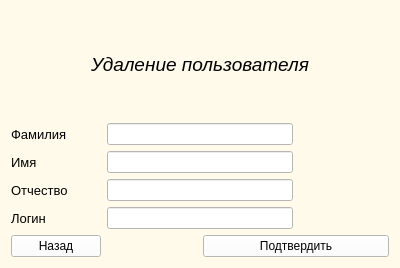
<?xml version="1.0" encoding="UTF-8"?>
<ui version="4.0">
 <class>UsersDelete</class>
 <widget class="QWidget" name="UsersDelete">
  <property name="geometry">
   <rect>
    <x>0</x>
    <y>0</y>
    <width>400</width>
    <height>268</height>
   </rect>
  </property>
  <property name="windowTitle">
   <string>Form</string>
  </property>
  <property name="styleSheet">
   <string notr="true">background-color:rgb(255, 250, 234);</string>
  </property>
  <layout class="QVBoxLayout" name="verticalLayout">
   <item>
    <layout class="QGridLayout" name="gridLayout">
     <item row="0" column="0" colspan="4">
      <widget class="QLabel" name="label">
       <property name="font">
        <font>
         <pointsize>14</pointsize>
         <italic>true</italic>
        </font>
       </property>
       <property name="text">
        <string>Удаление пользователя</string>
       </property>
       <property name="alignment">
        <set>Qt::AlignCenter</set>
       </property>
      </widget>
     </item>
     <item row="5" column="0">
      <widget class="QPushButton" name="backButton">
       <property name="styleSheet">
        <string notr="true">background-color: rgb(255, 255, 255);</string>
       </property>
       <property name="text">
        <string>Назад</string>
       </property>
      </widget>
     </item>
     <item row="4" column="0">
      <widget class="QLabel" name="label_5">
       <property name="font">
        <font>
         <pointsize>10</pointsize>
        </font>
       </property>
       <property name="text">
        <string>Логин</string>
       </property>
      </widget>
     </item>
     <item row="2" column="0">
      <widget class="QLabel" name="label_3">
       <property name="font">
        <font>
         <pointsize>10</pointsize>
        </font>
       </property>
       <property name="text">
        <string>Имя</string>
       </property>
      </widget>
     </item>
     <item row="1" column="0">
      <widget class="QLabel" name="label_2">
       <property name="font">
        <font>
         <pointsize>10</pointsize>
        </font>
       </property>
       <property name="text">
        <string>Фамилия</string>
       </property>
      </widget>
     </item>
     <item row="5" column="2" colspan="2">
      <widget class="QPushButton" name="confirmButton">
       <property name="styleSheet">
        <string notr="true">background-color: rgb(255, 255, 255);</string>
       </property>
       <property name="text">
        <string>Подтвердить</string>
       </property>
      </widget>
     </item>
     <item row="3" column="0">
      <widget class="QLabel" name="label_4">
       <property name="font">
        <font>
         <pointsize>10</pointsize>
        </font>
       </property>
       <property name="text">
        <string>Отчество</string>
       </property>
      </widget>
     </item>
     <item row="1" column="3">
      <spacer name="horizontalSpacer">
       <property name="orientation">
        <enum>Qt::Horizontal</enum>
       </property>
       <property name="sizeType">
        <enum>QSizePolicy::Fixed</enum>
       </property>
       <property name="sizeHint" stdset="0">
        <size>
         <width>40</width>
         <height>20</height>
        </size>
       </property>
      </spacer>
     </item>
     <item row="5" column="1">
      <spacer name="horizontalSpacer_2">
       <property name="orientation">
        <enum>Qt::Horizontal</enum>
       </property>
       <property name="sizeType">
        <enum>QSizePolicy::Ignored</enum>
       </property>
       <property name="sizeHint" stdset="0">
        <size>
         <width>40</width>
         <height>20</height>
        </size>
       </property>
      </spacer>
     </item>
     <item row="1" column="1" colspan="2">
      <widget class="QLineEdit" name="Last_name">
       <property name="styleSheet">
        <string notr="true">background-color: rgb(255, 255, 255);</string>
       </property>
      </widget>
     </item>
     <item row="2" column="1" colspan="2">
      <widget class="QLineEdit" name="First_name">
       <property name="styleSheet">
        <string notr="true">background-color: rgb(255, 255, 255);</string>
       </property>
      </widget>
     </item>
     <item row="3" column="1" colspan="2">
      <widget class="QLineEdit" name="Patronic_name">
       <property name="styleSheet">
        <string notr="true">background-color: rgb(255, 255, 255);</string>
       </property>
      </widget>
     </item>
     <item row="4" column="1" colspan="2">
      <widget class="QLineEdit" name="Login">
       <property name="styleSheet">
        <string notr="true">background-color: rgb(255, 255, 255);</string>
       </property>
      </widget>
     </item>
    </layout>
   </item>
  </layout>
 </widget>
 <resources/>
 <connections/>
</ui>
